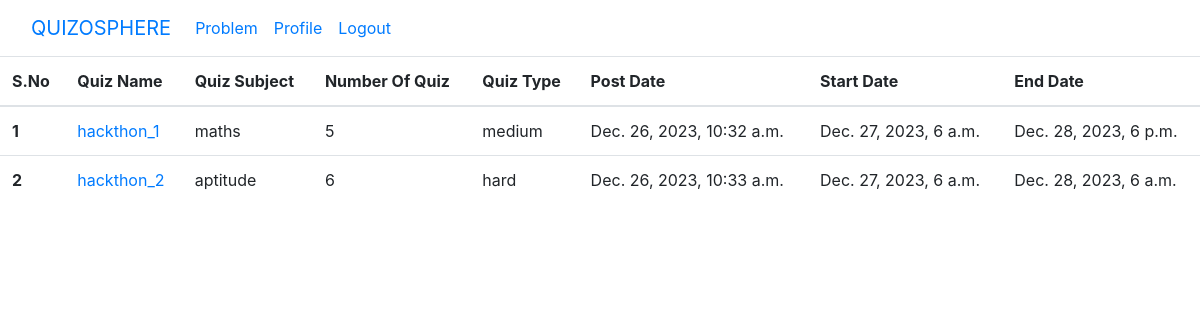
The page /quizoSphere/get_quiz on the database its author committed.
### quizoSphere/models.py (models this page shows)
class quiz(models.Model):
    quiz_name=models.CharField(max_length=100,unique=True)
    quiz_subject=models.CharField(max_length=100)
    no_of_quiz=models.IntegerField()
    quiz_type=models.CharField(max_length=100)
    quiz_start_date=models.DateTimeField()
    quiz_end_date=models.DateTimeField()
    quiz_post_date=models.DateTimeField()
    admin_name=models.CharField(max_length=100,default='admin')

### quizoSphere/views.py (the view)
# urls.py: path('get_quiz',get_quiz,name="get_quiz"),
def get_quiz(request):
    queryset=quiz.objects.all()
    return render(request,"quiz.html",{'queryset':queryset})

### quizoSphere/templates/quiz.html (shortened to what this page needs)
{% extends "base.html" %}
{% block start %}
<nav class="navbar navbar-expand-lg bg-body-tertiary">
    <div class="container-fluid">
      <a class="navbar-brand" href="#">QUIZOSPHERE</a>
      <div class="collapse navbar-collapse" id="navbarSupportedContent">
        <ul class="navbar-nav me-auto mb-2 mb-lg-0">
          <li class="nav-item">
            <a class="nav-link active" aria-current="page" href="#">Problem</a>
          </li>
          <li class="nav-item">
            <a class="nav-link active" aria-current="page" href="/profile/">Profile</a>
          </li>
          <li class="nav-item">
            <a class="nav-link active" aria-current="page" href="/accounts/login">Logout</a>
          </li>
        </ul>
      </div>
    </div>
</nav>
  <table class="table table-hover">
    <thead>
      <tr>
        <th scope="col">S.No</th>
        <th scope="col">Quiz Name</th>
        <th scope="col">Quiz Subject</th>
        <th scope="col">Number Of Quiz</th>
        <th scope="col">Quiz Type</th>
        <th scope="col">Post Date</th>
        <th scope="col">Start Date</th>
        <th scope="col">End Date</th>
      </tr>
    </thead>
    <tbody>
      {% for quiz in queryset%}
      <tr>
        <th scope="row">{{forloop.counter}}</th>
        <td>
          <a href="{% url 'question' quiz.id %}">
            {{ quiz.quiz_name }}
          </a>
        </td>
        <td>{{quiz.quiz_subject}}</td>
        <td>{{quiz.no_of_quiz}}</td>
        <td>{{quiz.quiz_type}}</td>
        <td>{{quiz.quiz_post_date}}</td>
        <td>{{quiz.quiz_start_date}}</td>
        <td>{{quiz.quiz_end_date}}</td>
      </tr>
      {%endfor%}
    </tbody>
  </table>
{% endblock %}

### accounts/templates/base.html (shortened to what this page needs)
<!doctype html>
<html lang="en">
  <head>
    <link rel="stylesheet" href="https://cdn.jsdelivr.net/npm/bootstrap@4.4.1/dist/css/bootstrap.min.css">
  </head>
  <body>
    {% block start %}
    {% endblock %}
  </body>
</html>

### rows shown on the page
quiz: quiz_name "hackthon_1", quiz_subject "maths", no_of_quiz "5", quiz_type "medium", quiz_post_date "Dec. 26, 2023, 10:32 a.m.", quiz_start_date "Dec. 27, 2023, 6 a.m.", quiz_end_date "Dec. 28, 2023, 6 p.m."
quiz: quiz_name "hackthon_2", quiz_subject "aptitude", no_of_quiz "6", quiz_type "hard", quiz_post_date "Dec. 26, 2023, 10:33 a.m.", quiz_start_date "Dec. 27, 2023, 6 a.m.", quiz_end_date "Dec. 28, 2023, 6 a.m."
